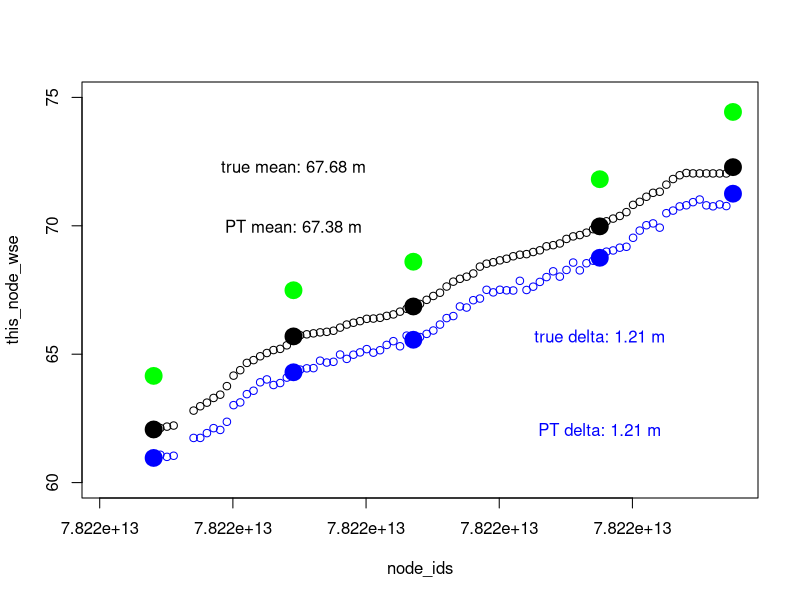

Source code (R):
#setwd('D:\\OneDrive -\ University of Massachusetts\\calval\\Toolbox\\calval_toolbox\\Willamette\\')
setwd('C:\\Users\\colin\\Documents\\GitHub\\calval_toolbox\\Willamette\\')
library(ncdf4)


test=nc_open('rivertile.nc')

#names(test$var)

node_dist=ncvar_get(test,'nodes/node_dist')
node_wse=ncvar_get(test,'nodes/wse')
node_reachid=ncvar_get(test,'nodes/reach_id')
node_time=ncvar_get(test,'nodes/time_tai')
node_ids=ncvar_get(test,'nodes/node_id')

reachid=unique(node_reachid)[5]

this_node_dist=node_dist[which(node_reachid==reachid)]
this_node_wse=node_wse[which(node_reachid==reachid)]

node_ids=node_ids[which(node_reachid==reachid)]

nc_close(test)

#sample 5 nodes
point1=8
point5=(length(node_ids))
point2=sample(20:30,1)
point3=sample(45:55,1)
point4=sample(70:80,1)

average_height_true= mean(this_node_wse,na.rm=T)
average_height_sample= mean(    c(this_node_wse[point1],
                                  this_node_wse[point2],
                                  this_node_wse[point3],
                                  this_node_wse[point4],
                                  this_node_wse[point5] ), na.rm=T)

plot(node_ids,this_node_wse, ylim=c(60,75))
points(c(node_ids[point1],
         node_ids[point2],
         node_ids[point3],
         node_ids[point4],
         node_ids[point5]),
         c(this_node_wse[point1],
           this_node_wse[point2],
           this_node_wse[point3],
           this_node_wse[point4],
           this_node_wse[point5] )  ,col='black'  ,lwd=10   )
text(node_ids[point2],this_node_wse[point5] ,paste0('true mean: ',round(average_height_true,digits=2), ' m'))
text(node_ids[point2],this_node_wse[point4] ,paste0('PT mean: ',round(average_height_sample,digits=2), ' m'))

#now perturb the profile
this_node_wse_new = this_node_wse - 1 - runif(length(this_node_wse),0.0,0.40)

true_delta= mean(this_node_wse,na.rm=T)- mean(this_node_wse_new,na.rm=T)
sample_delta= mean(    c(this_node_wse[point1],
                         this_node_wse[point2],
                         this_node_wse[point3],
                         this_node_wse[point4],
                         this_node_wse[point5] ), na.rm=T)-

mean(    c(this_node_wse_new[point1],    this_node_wse_new[point2],
                                  this_node_wse_new[point3],
                                  this_node_wse_new[point4],
                                  this_node_wse_new[point5] ), na.rm=T)  

points(node_ids,this_node_wse_new, col='blue')
points(c(node_ids[point1],
         node_ids[point2],
         node_ids[point3],
         node_ids[point4],
         node_ids[point5]),
       c(this_node_wse_new[point1],
         this_node_wse_new[point2],
         this_node_wse_new[point3],
         this_node_wse_new[point4],
         this_node_wse_new[point5] )  ,col='blue'  ,lwd=10   )
text(node_ids[point4],this_node_wse[point2] ,paste0('true delta: ',round(true_delta,digits=2), ' m'),col='blue')
text(node_ids[point4],this_node_wse[point1] ,paste0('PT delta: ',round(sample_delta,digits=2), ' m'),col='blue')

points(c(node_ids[point1],
         node_ids[point2],
         node_ids[point3],
         node_ids[point4],
         node_ids[point5]),
       c(this_node_wse_new[point1]+runif(1,3,3.3),
         this_node_wse_new[point2]+runif(1,3,3.3),
         this_node_wse_new[point3]+runif(1,3,3.3),
         this_node_wse_new[point4]+runif(1,3,3.3),
         this_node_wse_new[point5]+runif(1,3,3.3))  ,col='green'  ,lwd=10   )
